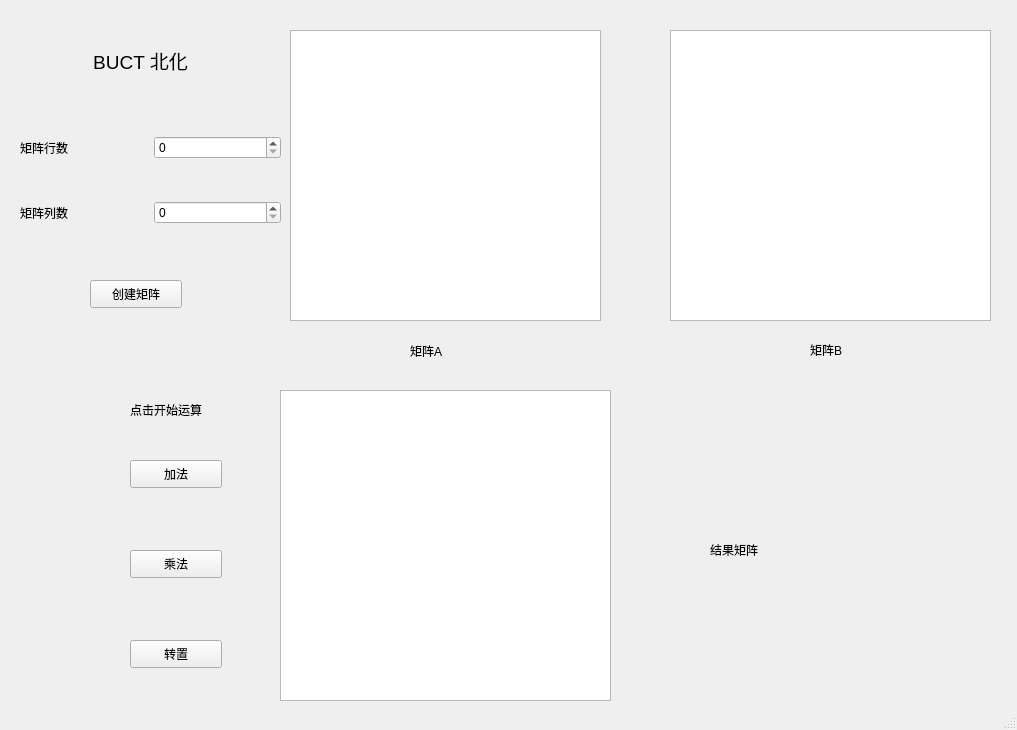
<?xml version="1.0" encoding="UTF-8"?>
<ui version="4.0">
 <class>MainWindow</class>
 <widget class="QMainWindow" name="MainWindow">
  <property name="geometry">
   <rect>
    <x>0</x>
    <y>0</y>
    <width>1017</width>
    <height>730</height>
   </rect>
  </property>
  <property name="windowTitle">
   <string>MainWindow</string>
  </property>
  <widget class="QWidget" name="centralwidget">
   <widget class="QPushButton" name="createMatrixButton">
    <property name="geometry">
     <rect>
      <x>90</x>
      <y>280</y>
      <width>92</width>
      <height>28</height>
     </rect>
    </property>
    <property name="text">
     <string>创建矩阵</string>
    </property>
   </widget>
   <widget class="QWidget" name="verticalLayoutWidget">
    <property name="geometry">
     <rect>
      <x>20</x>
      <y>100</y>
      <width>261</width>
      <height>161</height>
     </rect>
    </property>
    <layout class="QVBoxLayout" name="verticalLayout">
     <item>
      <layout class="QHBoxLayout" name="horizontalLayout">
       <item>
        <widget class="QLabel" name="label">
         <property name="text">
          <string>矩阵行数</string>
         </property>
        </widget>
       </item>
       <item>
        <widget class="QSpinBox" name="rowsSpinBox"/>
       </item>
      </layout>
     </item>
     <item>
      <layout class="QHBoxLayout" name="horizontalLayout_2">
       <item>
        <widget class="QLabel" name="label_2">
         <property name="text">
          <string>矩阵列数</string>
         </property>
        </widget>
       </item>
       <item>
        <widget class="QSpinBox" name="colsSpinBox"/>
       </item>
      </layout>
     </item>
    </layout>
   </widget>
   <widget class="QTableWidget" name="matrixATable">
    <property name="geometry">
     <rect>
      <x>290</x>
      <y>30</y>
      <width>311</width>
      <height>291</height>
     </rect>
    </property>
    <property name="selectionMode">
     <enum>QAbstractItemView::SingleSelection</enum>
    </property>
   </widget>
   <widget class="QTableWidget" name="matrixBTable">
    <property name="geometry">
     <rect>
      <x>670</x>
      <y>30</y>
      <width>321</width>
      <height>291</height>
     </rect>
    </property>
    <attribute name="verticalHeaderVisible">
     <bool>false</bool>
    </attribute>
   </widget>
   <widget class="QTableWidget" name="resultTable">
    <property name="geometry">
     <rect>
      <x>280</x>
      <y>390</y>
      <width>331</width>
      <height>311</height>
     </rect>
    </property>
   </widget>
   <widget class="QPushButton" name="addButton">
    <property name="geometry">
     <rect>
      <x>130</x>
      <y>460</y>
      <width>92</width>
      <height>28</height>
     </rect>
    </property>
    <property name="text">
     <string>加法</string>
    </property>
   </widget>
   <widget class="QPushButton" name="multiplyButton">
    <property name="geometry">
     <rect>
      <x>130</x>
      <y>550</y>
      <width>92</width>
      <height>28</height>
     </rect>
    </property>
    <property name="text">
     <string>乘法</string>
    </property>
   </widget>
   <widget class="QPushButton" name="transposeButton">
    <property name="geometry">
     <rect>
      <x>130</x>
      <y>640</y>
      <width>92</width>
      <height>28</height>
     </rect>
    </property>
    <property name="text">
     <string>转置</string>
    </property>
   </widget>
   <widget class="QLabel" name="label_3">
    <property name="geometry">
     <rect>
      <x>410</x>
      <y>340</y>
      <width>69</width>
      <height>21</height>
     </rect>
    </property>
    <property name="text">
     <string>矩阵A</string>
    </property>
   </widget>
   <widget class="QLabel" name="label_4">
    <property name="geometry">
     <rect>
      <x>810</x>
      <y>340</y>
      <width>69</width>
      <height>19</height>
     </rect>
    </property>
    <property name="text">
     <string>矩阵B</string>
    </property>
   </widget>
   <widget class="QLabel" name="label_5">
    <property name="geometry">
     <rect>
      <x>710</x>
      <y>540</y>
      <width>69</width>
      <height>19</height>
     </rect>
    </property>
    <property name="text">
     <string>结果矩阵</string>
    </property>
   </widget>
   <widget class="QLabel" name="label_6">
    <property name="geometry">
     <rect>
      <x>130</x>
      <y>400</y>
      <width>111</width>
      <height>19</height>
     </rect>
    </property>
    <property name="text">
     <string>点击开始运算</string>
    </property>
   </widget>
   <widget class="QLabel" name="label_7">
    <property name="geometry">
     <rect>
      <x>80</x>
      <y>40</y>
      <width>121</width>
      <height>41</height>
     </rect>
    </property>
    <property name="font">
     <font>
      <pointsize>14</pointsize>
     </font>
    </property>
    <property name="text">
     <string>BUCT 北化</string>
    </property>
    <property name="alignment">
     <set>Qt::AlignCenter</set>
    </property>
   </widget>
  </widget>
  <widget class="QStatusBar" name="statusbar"/>
 </widget>
 <resources/>
 <connections/>
</ui>
